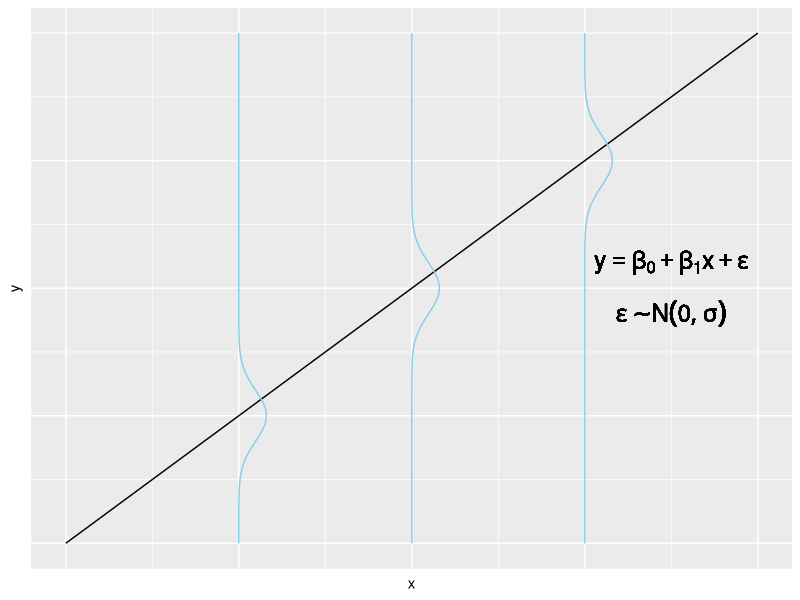
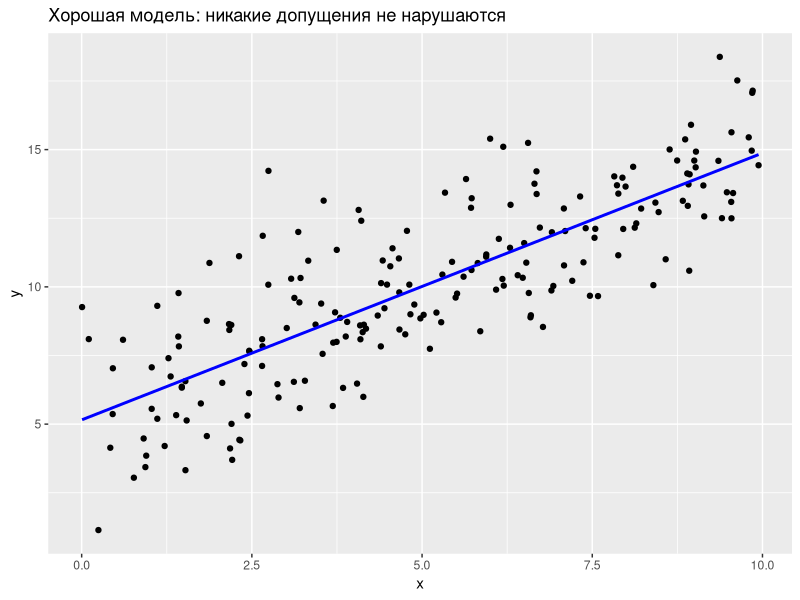
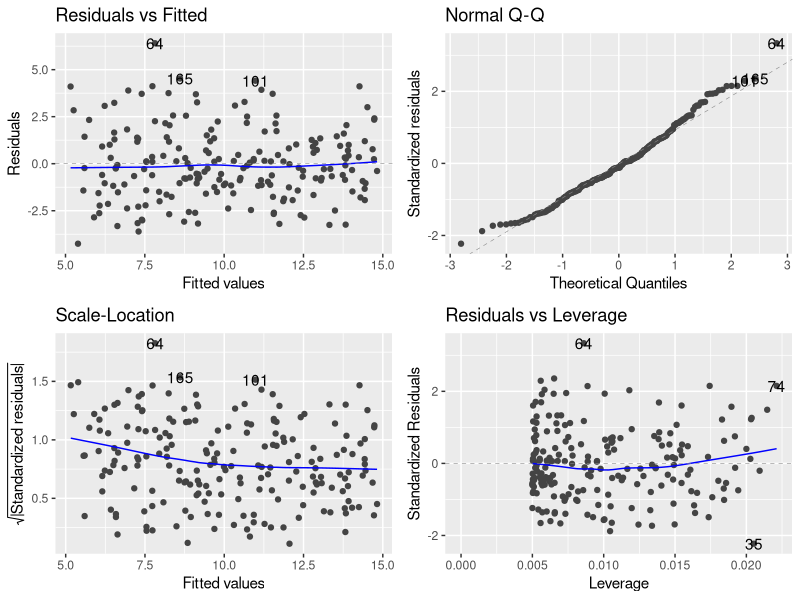
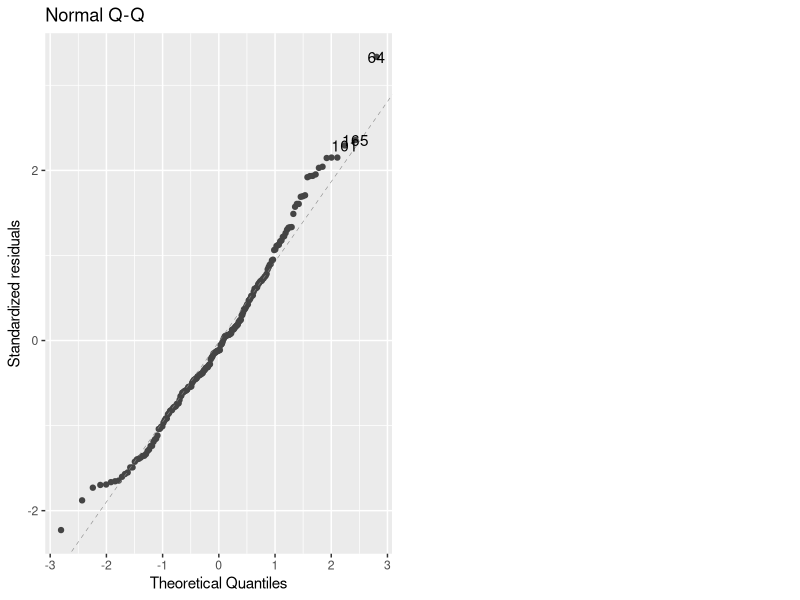
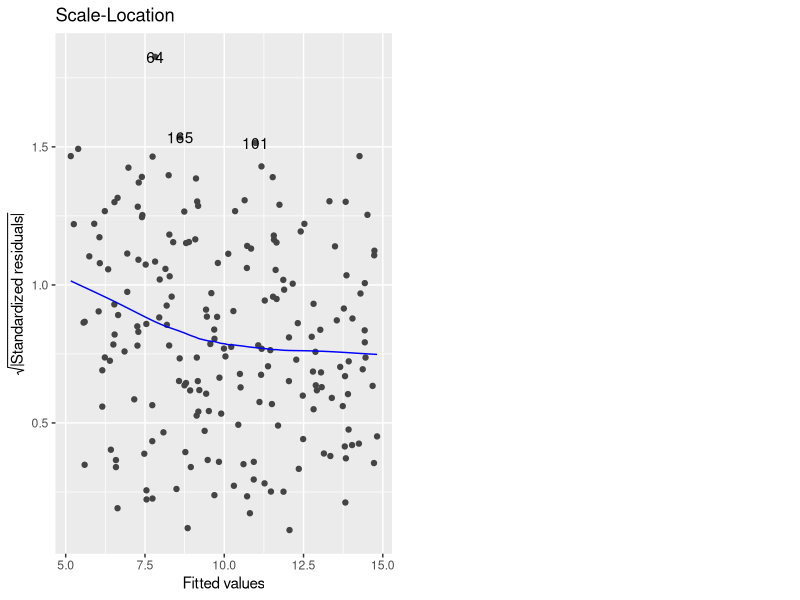
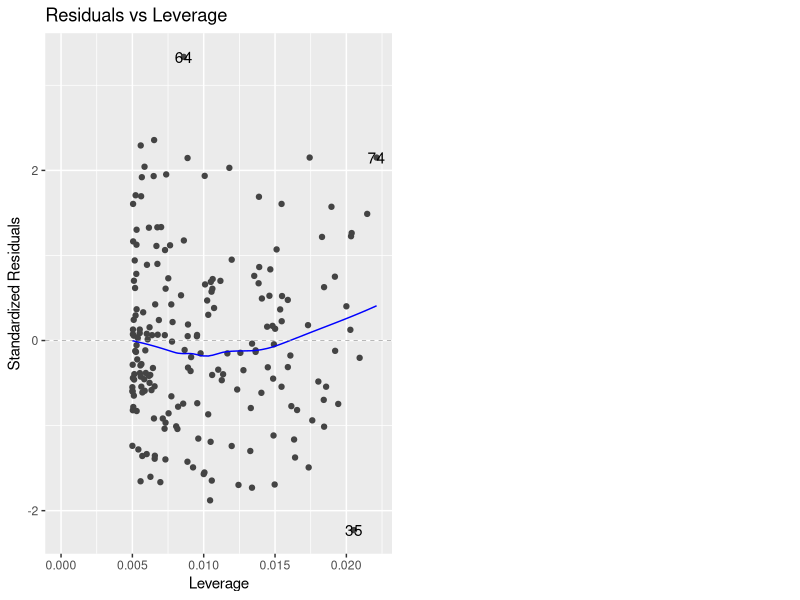
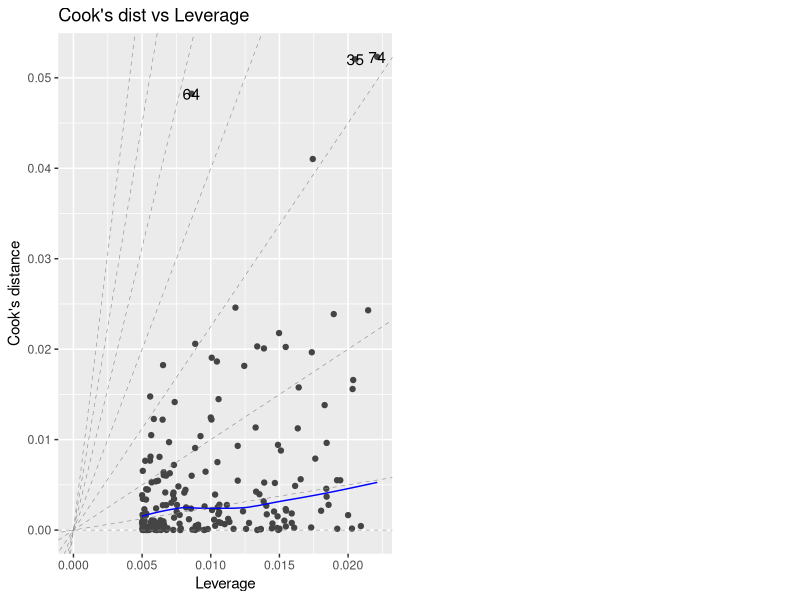
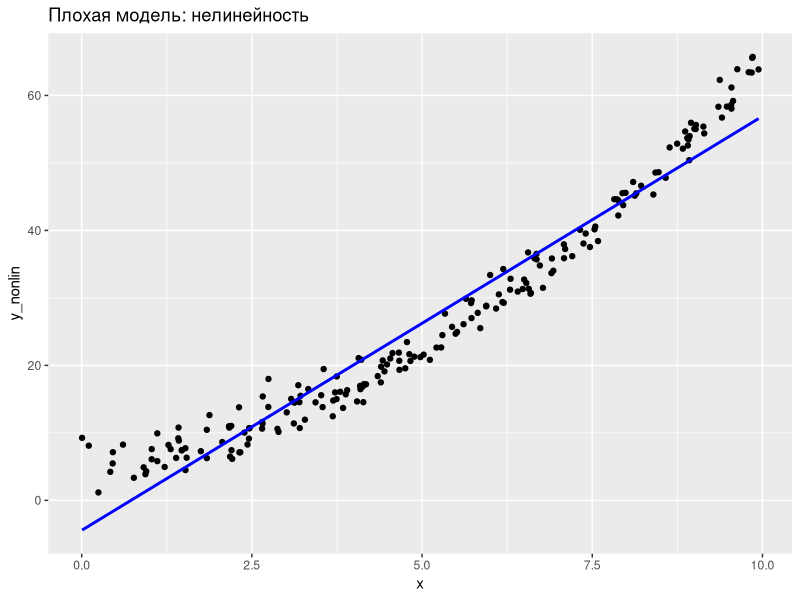

These charts were generated, in order, by the following R code:
## ---- chunk 1
knitr::opts_chunk$set(echo = TRUE, warning = FALSE)
options(width = 100) # ширина текстового вывода
options(digits = 3) # число знаков после запятой в выводе 
## ---- chunk 2
library(readr) # считывание данных из текстовых файлов
library(tidyverse) # манипулирование данными 
library(ggplot2) # визуализация 
library(ggfortify) # визуализация диагностических графиков
library(modelr) # вспомогательные функции для работы с моделями
library(broom) # преобразование результатов моделирования в табличный вид
library(GGally) # построение матрицы диаграмм рассеяния 
library(car) # функции для степенных преобразований

## ---- chunk 3

beta1 <- 0.5
beta0 <- 10
sd_epsilon <- .5

y <- seq(2.5,12.5,by=0.5)

# y = beta0 + beta1 * x => x = (y - beta0) / beta1
x <- (y - beta0) / beta1

ploterr <- function(y, mean, beta0, beta1, sd) {
  dx <- (mean - beta0) / beta1
  dnorm(y, mean, sd) + dx
}

ggplot(data = tibble(x, y), mapping = aes(y, x)) +
         geom_line() + 
  stat_function(fun = ploterr, 
                args = list(5, beta0, beta1, sd_epsilon), col = 'skyblue') +
  stat_function(fun = ploterr, 
                args = list(7.5, beta0, beta1, sd_epsilon), col = 'skyblue') +
  stat_function(fun = ploterr, 
                args = list(10, beta0, beta1, sd_epsilon), col='skyblue') +
  coord_flip() +
  geom_text(aes(x = 8.0, y = 2.5, 
                label = "y == beta[0] + beta[1] * x + epsilon"), parse = T,
            size = 6) +
  geom_text(aes(x = 7.0, y = 2.5, 
                label = "epsilon %~% N(0, sigma)"), parse = T,
            size = 6) +
  theme(axis.text.x = element_blank(),
        axis.text.y = element_blank(),
        axis.ticks = element_blank())
## ---- chunk 4

# Параметры модели:
beta0 <- 5
beta1 <- 1
sd_eps <- 2

# Генерация данных:
set.seed(123)
N <- 200


x <- runif(N, 0, 10)
eps <- rnorm(N, 0, sd_eps)
y <- beta0 + beta1 * x + eps

## ---- chunk 5

m <- lm(y ~ x)

ggplot(tibble(x, y), aes(x, y)) +
  geom_point() +
  geom_smooth(method = lm, se = F, col = 'blue') +
  labs(title = 'Хорошая модель: никакие допущения не нарушаются')

summary(m)

## ---- chunk 6
autoplot(m)
## ---- chunk 7
autoplot(m, which = 2)
## ---- chunk 8
autoplot(m, which = 3)
## ---- chunk 9
autoplot(m, which = 5)
## ---- chunk 10
autoplot(m, which = 6)
## ---- chunk 11
beta2 <- .5
# Добавим квадратичный член:
y_nonlin <- beta0 + beta1 * x + beta2 * x^2 + eps

## ---- chunk 12

m_nonlin <- lm(y_nonlin ~ x) 

ggplot(tibble(x, y_nonlin), aes(x, y_nonlin)) +
  geom_point() +
  geom_smooth(method = lm, se = F, col = 'blue') +
  labs(title = 'Плохая модель: нелинейность')

summary(m_nonlin)
## ---- chunk 13
autoplot(m_nonlin) 

## ---- chunk 14

y_hetero <- beta0 + beta1 * x + eps * x / mean(x)

## ---- chunk 15
m_hetero <- lm(y_hetero ~ x) 

ggplot(tibble(x, y_hetero), aes(x, y_hetero)) +
  geom_point() +
  geom_smooth(method = lm, se = F, col='blue') +
  labs(title = 'Плохая модель: гетероскедастичность')

summary(m_hetero)
## ---- chunk 16
autoplot(m_hetero)
## ---- chunk 17

# Исходные данные
ggplot(tibble(x, y_hetero), aes(x, y_hetero)) +
  geom_point() +
  geom_smooth(method = lm, se = F, col='blue') +
  labs(title = 'Плохая модель: гетероскедастичность')

# Логарифмирование
ggplot(tibble(x, y = log10(y_hetero)),
       aes(x, y))  +
         geom_point() +
         geom_smooth(method=lm, se=F, col='blue') +
         labs(title='Логарифмическое преобразование для данных с гетероскедастичностью',
              y = 'log10(y)')

# Корень
ggplot(tibble(x, y = sqrt(y_hetero)),
       aes(x, y)) +
  geom_point() + 
  geom_smooth(method=lm, se=F, col='blue') +
  labs(title='Преобразование квадратного корня для данных с гетероскедастичностью',
              y = 'sqrt(y)')

# Обратное значение
ggplot(tibble(x, y = 1/y_hetero),
       aes(x, y)) +
  geom_point() +
  geom_smooth(method = lm, se = F, col='blue') +
  labs(title='Обратное преобразование для данных с гетероскедастичностью',
       y = '1/y')
## ---- chunk 18
m_inv <- lm(1/y_hetero ~ x)
coef(m_inv)

## ---- chunk 19
autoplot(m_inv)
## ---- chunk 20
m_poly <- lm(y_nonlin ~ x + I(x^2))

## ---- chunk 21
coef(m_poly)
## ---- chunk 22


ggplot(data = add_predictions(tibble(x, y_nonlin), m_poly), 
      mapping = aes(x)) +
      geom_point(aes(y = y_nonlin)) +
      geom_line(aes(y = pred), colour='blue') +
  labs(title = 'Квадратичная зависимость', y = 'y')
## ---- chunk 23
autoplot(m_poly)
## ---- chunk 24

# Подбор степени для модели с гетероскедастичностью
t1 <- powerTransform(y_hetero ~ x)
coef(t1)

## ---- chunk 25
m_ht <- lm(y_hetero^-0.25 ~ x)
coef(m_ht)
## ---- chunk 26
autoplot(m_ht)
## ---- chunk 27

## Подбор степени для нелинейной модели
t2 <- powerTransform(y_nonlin ~ x)
coef(t2)

## ---- chunk 28
m_nlt <- lm(sqrt(y_nonlin) ~ x)
coef(m_nlt)
## ---- chunk 29
autoplot(m_nlt)
## ---- chunk 30
formula(m_poly)
coef(m_poly)
## ---- chunk 31

# Создаем точки для получения нового прогноза
newdata_nl <- data.frame(x = seq_range(x, by = 0.1))

# Интервальный прогноз:
pred_nl <- predict(m_poly, newdata = newdata_nl, 
                   interval = 'prediction',
                   level = .95)

# Соединяем все в одну таблицу:
newdata_nl <- bind_cols(newdata_nl, as.data.frame(pred_nl))

# График
ggplot(data = newdata_nl,
       mapping = aes(x)) +
  geom_ribbon(aes(ymin=lwr, ymax=upr), 
              fill='lightskyblue', alpha=1/2) +
  geom_line(aes(y = fit), colour='blue') +
  geom_point(data= tibble (x=x, y=y_nonlin), aes(x, y)) +
  labs(title='Интервальный прогноз по квадратичной модели (95% интервал)',
       y = 'y')


## ---- chunk 32
formula(m_ht)
coef(m_ht)
## ---- chunk 33

# Создаем точки для получения нового прогноза
newdata_ht <- data.frame(x = seq_range(x, by = 0.1))

# Интервальный прогноз:
pred_ht_transformed <- predict(m_ht, newdata = newdata_ht, 
                   interval = 'prediction',
                   level = .95)

# Обратное преобразование:
pred_ht <- pred_ht_transformed^(-4)

# Соединяем все в одну таблицу:
newdata_ht <- bind_cols(newdata_ht, as.data.frame(pred_ht))

# График
ggplot(data = newdata_ht,
       mapping = aes(x)) +
  geom_ribbon(aes(ymin=lwr, ymax=upr), 
              fill='lightskyblue', alpha=1/2) +
  geom_line(aes(y = fit), colour='blue') +
  geom_point(data= tibble (x=x, y=y_hetero), aes(x, y)) +
  labs(title='Интервальный прогноз по нелинейной модели (95% интервал)',
       y = 'y')
## ---- chunk 34

data_original <- tibble(x, y)

data_outliers <- 
  tribble(
    ~x, ~y,
    5,  1,
    10, 1,
    15, 1
  )

data_combined <- bind_rows(data_original, data_outliers)

ggplot(data_combined, aes(x, y)) + 
  geom_smooth(method = 'lm', colour = 'blue', se = F) +
  geom_point() +
  geom_smooth(data = data_original, 
              method = 'lm', color = 'blue', se = F, linetype = 'dashed') +
  geom_point(data = data_outliers, 
             mapping = aes(x, y),
             color = 'red',
             size = 5,
             alpha = 0.5) +
  geom_text(data = data_outliers, 
             mapping = aes(x, y, 
                           label = nrow(data_original) + 1:nrow(data_outliers)),
             color = 'red',size = 5,
            vjust = -1) +
  labs(title = 'Выбросы в данных')


## ---- chunk 35

# Построение модели
m_o <- lm(y ~ x, data = data_combined)

# Диагностические графики

autoplot(m_o, which = c(1, 4:6))
